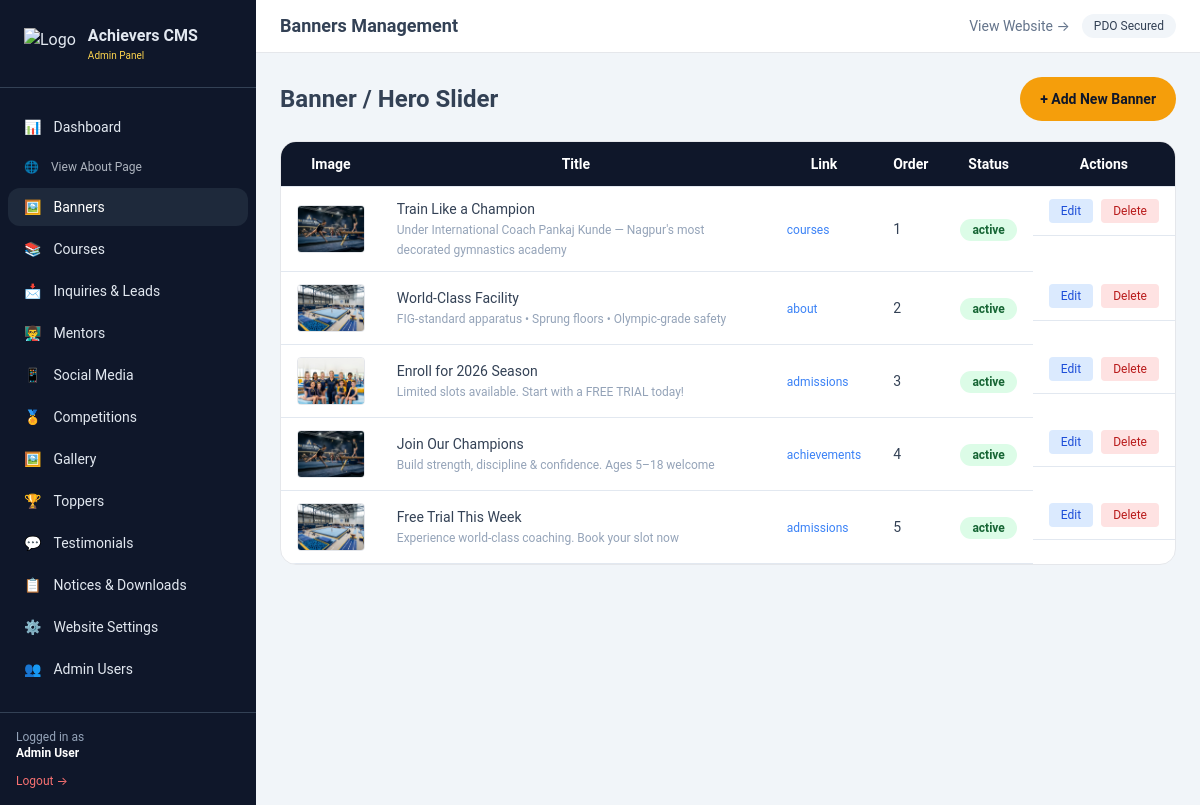
The page /admin/banners.php (signed in) on the database its author committed.
### tables this page shows
CREATE TABLE banners (
    id INT AUTO_INCREMENT PRIMARY KEY,
    title VARCHAR(255) NOT NULL,
    subtitle VARCHAR(255),
    image VARCHAR(255) NOT NULL,
    link_url VARCHAR(255),
    sort_order INT DEFAULT 0,
    status ENUM('active','inactive') DEFAULT 'active',
    created_at TIMESTAMP DEFAULT CURRENT_TIMESTAMP
);

### includes/db.php (called while the page is built, shortened)
<?php
$host = 'localhost';
$dbname = 'achievers_cms';
$username = 'root';
$password = '';
try {
    $pdo = new PDO("mysql:host=$host;dbname=$dbname;charset=utf8mb4", $username, $password, [
        PDO::ATTR_ERRMODE => PDO::ERRMODE_EXCEPTION,
        PDO::ATTR_DEFAULT_FETCH_MODE => PDO::FETCH_ASSOC,
        PDO::ATTR_EMULATE_PREPARES => false,
    ]);
} catch (PDOException $e) {
    die("Database connection failed: " . $e->getMessage());
}
function db_query($sql, $params = []) {
    global $pdo;
    $stmt = $pdo->prepare($sql);
    $stmt->execute($params);
    return $stmt;
}
function db_get_all($sql, $params = []) {
    return db_query($sql, $params)->fetchAll();
}
?>

### admin/banners.php (the view, shortened to what this page needs)
<?php
require_once __DIR__ . '/includes/admin_header.php';
$banners = db_get_all("SELECT * FROM banners ORDER BY sort_order ASC");
?>
<div>
    <div class="flex flex-col sm:flex-row justify-between items-start sm:items-center gap-3 mb-5">
        <h2 class="text-2xl font-bold">Banner / Hero Slider</h2>
        <div class="flex flex-wrap gap-2">
            <a href="?action=add" class="btn-accent px-5 py-2 text-sm">+ Add New Banner</a>
        </div>
    </div>
    <div class="bg-white rounded-2xl border overflow-hidden">
        <table class="admin-table w-full text-sm">
            <thead>
                <tr>
                    <th>Image</th>
                    <th>Title</th>
                    <th>Link</th>
                    <th>Order</th>
                    <th>Status</th>
                    <th>Actions</th>
                </tr>
            </thead>
            <tbody>
                <?php foreach ($banners as $b): ?>
                    <tr>
                        <td><img src="<?= "../".htmlspecialchars($b['image']) ?>" class="h-12 w-20 object-cover rounded border"></td>
                        <td><?= htmlspecialchars($b['title']) ?><br><span class="text-xs text-slate-400"><?= htmlspecialchars($b['subtitle']) ?></span></td>
                        <td><a href="<?= htmlspecialchars($b['link_url']) ?>" target="_blank" class="text-xs text-blue-500"><?= htmlspecialchars($b['link_url']) ?></a></td>
                        <td><?= $b['sort_order'] ?></td>
                        <td><?= get_status_badge($b['status']) ?></td>
                        <td class="flex gap-x-2">
                            <a href="?edit=<?= $b['id'] ?>" class="text-xs px-3 py-1 bg-blue-100 text-blue-700 rounded">Edit</a>
                            <form method="POST" onsubmit="event.preventDefault(); confirmDelete(this.id)">
                                <button class="text-xs px-3 py-1 bg-red-100 text-red-700 rounded">Delete</button>
                            </form>
                        </td>
                    </tr>
                <?php endforeach; ?>
            </tbody>
        </table>
    </div>
</div>
<?php require_once __DIR__ . '/includes/admin_footer.php'; ?>

### admin/includes/admin_header.php (shortened to what this page needs)
<?php
require_once __DIR__ . '/../../includes/db.php';
require_once __DIR__ . '/../../includes/functions.php';
$admin_name = $_SESSION['admin_name'] ?? 'Admin';
$current_page = basename($_SERVER['PHP_SELF']);
?>
<!DOCTYPE html>
<html lang="en">
<head>
    <script src="https://cdn.tailwindcss.com"></script>
    <link rel="stylesheet" href="../assets/css/style.css">
</head>
<body class="bg-slate-100">
    <div class="flex min-h-screen">
        <div class="w-64 bg-slate-900 text-slate-200 flex flex-col">
            <div class="px-6 py-6 flex items-center gap-x-3 border-b border-slate-700">
                <img src="../assets/images/logo-big.png" alt="Logo" class="h-8 w-auto object-contain">
                <div>
                    <div class="font-bold">Achievers CMS</div>
                    <div class="text-[10px] text-amber-300">Admin Panel</div>
                </div>
            </div>
            <nav class="flex-1 px-2 py-5 text-sm">
                <a href="index.php" class="flex px-4 py-[9px] items-center gap-x-3 rounded-xl mb-1 <?= $current_page === 'index.php' ? 'bg-slate-800 text-white' : 'hover:bg-slate-800' ?>">
                    📊 <span>Dashboard</span>
                </a>
                <a href="../about.php" target="_blank" class="flex px-4 py-[9px] items-center gap-x-3 rounded-xl mb-1 hover:bg-slate-800 text-xs opacity-75">
                    🌐 <span>View About Page</span>
                </a>
                <a href="banners.php" class="flex px-4 py-[9px] items-center gap-x-3 rounded-xl mb-1 <?= $current_page === 'banners.php' ? 'bg-slate-800 text-white' : 'hover:bg-slate-800' ?>">
                    🖼️ <span>Banners</span>
                </a>
                <a href="courses.php" class="flex px-4 py-[9px] items-center gap-x-3 rounded-xl mb-1 <?= $current_page === 'courses.php' ? 'bg-slate-800 text-white' : 'hover:bg-slate-800' ?>">
                    📚 <span>Courses</span>
                </a>
                <a href="inquiries.php" class="flex px-4 py-[9px] items-center gap-x-3 rounded-xl mb-1 <?= $current_page === 'inquiries.php' ? 'bg-slate-800 text-white' : 'hover:bg-slate-800' ?>">
                    📩 <span>Inquiries &amp; Leads</span>
                </a>
                <a href="mentors.php" class="flex px-4 py-[9px] items-center gap-x-3 rounded-xl mb-1 <?= $current_page === 'mentors.php' ? 'bg-slate-800 text-white' : 'hover:bg-slate-800' ?>">
                    👨‍🏫 <span>Mentors</span>
                </a>
                <a href="social.php" class="flex px-4 py-[9px] items-center gap-x-3 rounded-xl mb-1 <?= $current_page === 'social.php' ? 'bg-slate-800 text-white' : 'hover:bg-slate-800' ?>">
                    📱 <span>Social Media</span>
                </a>
                <a href="competitions.php" class="flex px-4 py-[9px] items-center gap-x-3 rounded-xl mb-1 <?= $current_page === 'competitions.php' ? 'bg-slate-800 text-white' : 'hover:bg-slate-800' ?>">
                    🏅 <span>Competitions</span>
                </a>
                <a href="gallery.php" class="flex px-4 py-[9px] items-center gap-x-3 rounded-xl mb-1 <?= $current_page === 'gallery.php' ? 'bg-slate-800 text-white' : 'hover:bg-slate-800' ?>">
                    🖼️ <span>Gallery</span>
                </a>
                <a href="toppers.php" class="flex px-4 py-[9px] items-center gap-x-3 rounded-xl mb-1 <?= $current_page === 'toppers.php' ? 'bg-slate-800 text-white' : 'hover:bg-slate-800' ?>">
                    🏆 <span>Toppers</span>
                </a>
                <a href="testimonials.php" class="flex px-4 py-[9px] items-center gap-x-3 rounded-xl mb-1 <?= $current_page === 'testimonials.php' ? 'bg-slate-800 text-white' : 'hover:bg-slate-800' ?>">
                    💬 <span>Testimonials</span>
                </a>
                <a href="notices.php" class="flex px-4 py-[9px] items-center gap-x-3 rounded-xl mb-1 <?= $current_page === 'notices.php' ? 'bg-slate-800 text-white' : 'hover:bg-slate-800' ?>">
                    📋 <span>Notices &amp; Downloads</span>
                </a>
                <a href="settings.php" class="flex px-4 py-[9px] items-center gap-x-3 rounded-xl mb-1 <?= $current_page === 'settings.php' ? 'bg-slate-800 text-white' : 'hover:bg-slate-800' ?>">
                    ⚙️ <span>Website Settings</span>
                </a>
                <a href="users.php" class="flex px-4 py-[9px] items-center gap-x-3 rounded-xl mb-1 <?= $current_page === 'users.php' ? 'bg-slate-800 text-white' : 'hover:bg-slate-800' ?>">
                    👥 <span>Admin Users</span>
                </a>
            </nav>
            <div class="border-t border-slate-700 p-4 text-xs">
                <div class="text-slate-400">Logged in as</div>
                <div class="font-semibold text-white"><?= htmlspecialchars($admin_name) ?></div>
                <a href="logout.php" class="block text-xs mt-3 text-red-400 hover:text-red-300">Logout →</a>
            </div>
        </div>
        <div class="flex-1 flex flex-col">
            <header class="bg-white border-b px-6 py-3 flex justify-between items-center">
                <div class="font-semibold text-lg text-slate-700"><?= ucfirst(str_replace('.php', '', $current_page)) ?> Management</div>
                <div class="flex items-center gap-3 text-sm">
                    <a href="../" target="_blank" class="text-slate-500 hover:text-slate-700">View Website →</a>
                    <div class="bg-slate-100 px-3 py-1 rounded-full text-xs">PDO Secured</div>
                </div>
            </header>
            <div class="p-6 flex-1">

### includes/functions.php (shortened to what this page needs)
<?php
function get_status_badge($status) {
    $colors = [
        'active' => 'bg-green-100 text-green-800',
        'inactive' => 'bg-gray-100 text-gray-800',
        'Pending' => 'bg-yellow-100 text-yellow-800',
        'Contacted' => 'bg-blue-100 text-blue-800',
        'Enrolled' => 'bg-green-100 text-green-800',
        'Closed' => 'bg-gray-200 text-gray-700',
        'published' => 'bg-green-100 text-green-800',
        'unpublished' => 'bg-red-100 text-red-800',
    ];
    $class = $colors[$status] ?? 'bg-gray-100 text-gray-800';
    return "<span class='px-3 py-1 rounded-full text-xs font-semibold $class'>$status</span>";
}
?>

### admin/includes/admin_footer.php (shortened to what this page needs)
            </div>
        </div>
    </div>
</body>
</html>

### assets/css/style.css (style rules this page uses)
:root { --primary: #0f172a; --accent: #f59e0b; --gold: #fbbf24; }
* { box-sizing: border-box; }
body { font-family: 'Poppins', 'Roboto', 'Open Sans', system-ui, -apple-system, BlinkMacSystemFont, "Segoe UI", sans-serif; line-height: 1.6; color: #334155; }
h1, h2, h3 { font-weight: 700; }
.btn-accent { background: #f59e0b; color: #0f172a; padding: 12px 26px; border-radius: 9999px; font-weight: 600; }
.admin-table th { background: #0f172a; color: white; font-weight: 600; }
.admin-table td, .admin-table th { padding: 12px 16px; border-bottom: 1px solid #e2e8f0; }
.nav-link, .btn-primary, .btn-accent { min-height: 44px; display: inline-flex; align-items: center; justify-content: center; }

### rows shown on the page
banners: image (picture), title "Train Like a Champion", subtitle "Under International Coach Pankaj Kunde — Nagpur's most decorated gymnastics academy", link_url "courses", sort_order "1", status "active"
banners: image (picture), title "World-Class Facility", subtitle "FIG-standard apparatus • Sprung floors • Olympic-grade safety", link_url "about", sort_order "2", status "active"
banners: image (picture), title "Enroll for 2026 Season", subtitle "Limited slots available. Start with a FREE TRIAL today!", link_url "admissions", sort_order "3", status "active"
banners: image (picture), title "Join Our Champions", subtitle "Build strength, discipline & confidence. Ages 5–18 welcome", link_url "achievements", sort_order "4", status "active"
banners: image (picture), title "Free Trial This Week", subtitle "Experience world-class coaching. Book your slot now", link_url "admissions", sort_order "5", status "active"

### other values the page prints
$admin_name "Admin User"
str_replace('.php', '', $current_page) "Banners"
